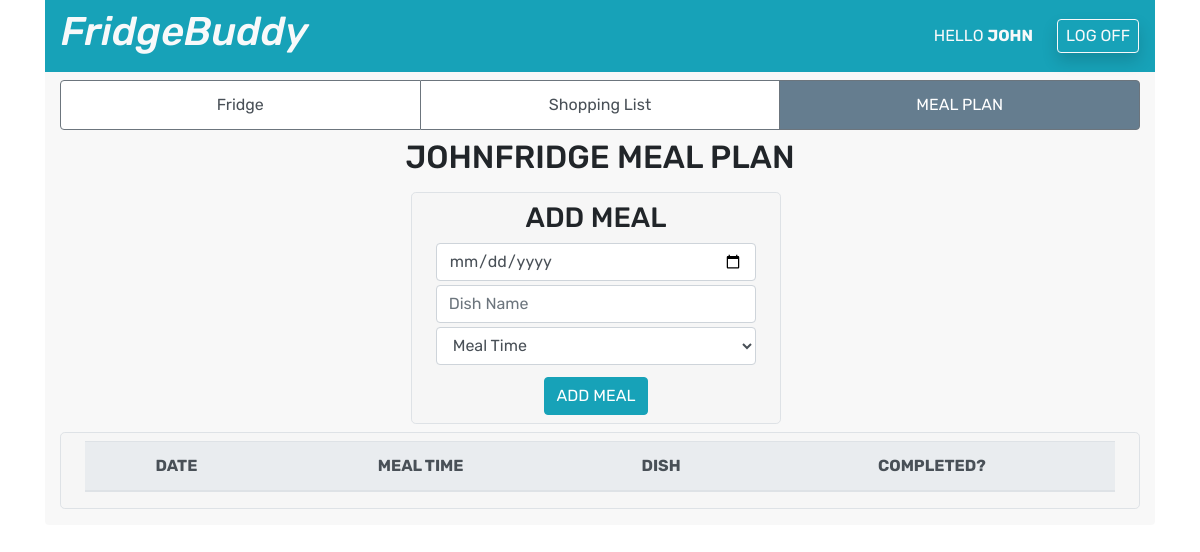
The page /meal_plan/ (signed in) on the database as committed earlier.
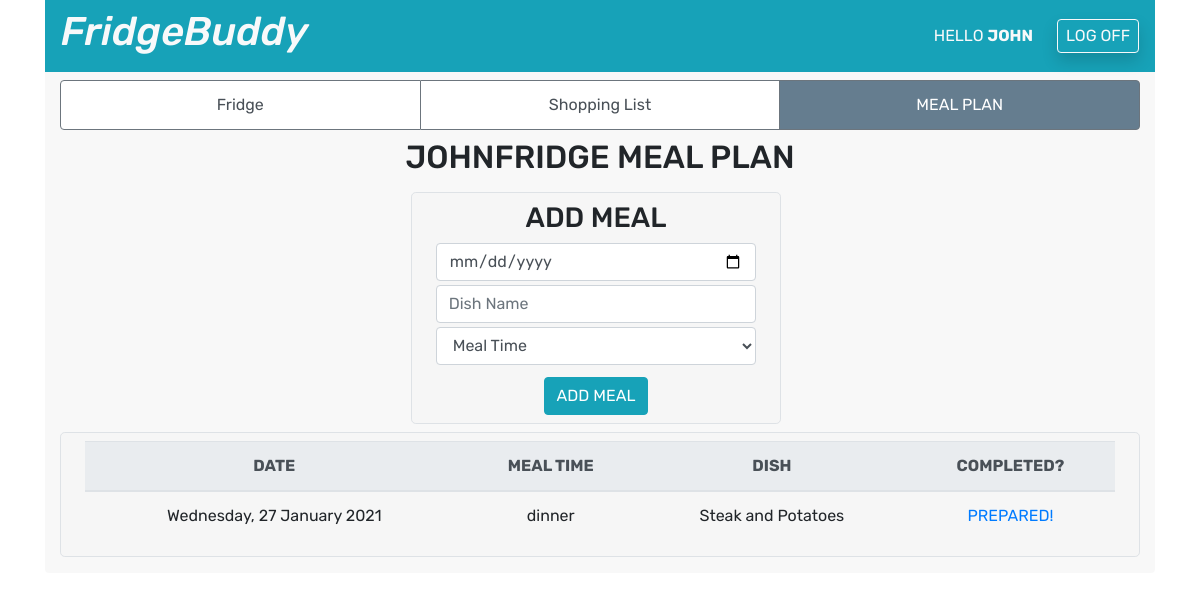
The same page on the database as committed later.
### login_and_rego/models.py (models this page shows)
class User(models.Model):
    first_name = models.CharField(max_length=60)
    last_name = models.CharField(max_length=60)
    email = models.EmailField(max_length=100)
    password = models.CharField(max_length=100)
    fridge = models.ForeignKey(Fridge, related_name="members", on_delete=models.CASCADE, null=True)
    created_at = models.DateTimeField(auto_now_add=True)
    updated_at = models.DateTimeField(auto_now=True)
    objects = UserManager()

### fridge/models.py (models this page shows)
class Fridge(models.Model):
    name = models.CharField(max_length=255)
    password = models.CharField(max_length=255)
    created_at = models.DateTimeField(auto_now_add=True)
    last_updated = models.DateTimeField(auto_now=True)
    objects = FridgeManager()

### meal_plan/models.py (models this page shows)
class Meal(models.Model):
    name = models.CharField(max_length=255)
    date = models.DateTimeField()
    meal_time = models.CharField(max_length=30)
    meal_plan = models.ForeignKey(MealPlan, related_name="meals", on_delete=models.CASCADE)
    created_at = models.DateTimeField(auto_now_add=True)
    last_updated = models.DateTimeField(auto_now=True)
    objects = MealManager()

### meal_plan/views.py (the view)
# urls.py: path('', views.meal_plan_dash),
def meal_plan_dash(request):
    if 'user_id' not in request.session:
        request.session['not_logged_in'] = "Please log in for access"
        return redirect('/login_page')
    context = {
        "online_user": User.objects.get(id=request.session['user_id']),
        "fridge": User.objects.get(id=request.session['user_id']).fridge,
        "meals": User.objects.get(id=request.session['user_id']).fridge.meal_plan.meals.all().order_by('date')
    }
    return render(request, 'meal_plan.html', context)

### meal_plan/templates/meal_plan.html (shortened to what this page needs)
<!DOCTYPE html>
<html lang="en">
<head>
    <link rel="stylesheet" href="https://cdn.jsdelivr.net/npm/bootstrap@4.5.3/dist/css/bootstrap.min.css">
</head>
<body>
    <div class="container">
        <nav class="navbar bg-info text-light">
            <h1><em>FridgeBuddy</em></h1>
            <span class="navbar-text ml-auto mr-4">
                HELLO <strong>{{ online_user.first_name|upper }}</strong>
            </span>
            <button onclick="location.href='/log_out'" type="button" class="btn btn-outline-light shadow btn-md pt-1 pb-1 px-2">LOG OFF</button>
        </nav>
        <div class="container rounded-bottom pb-3" style="background-color: rgba(245, 245, 245, 0.7)">
            <div class="row text-center">
                <div class="col">
                    <div class="list-group list-group-horizontal mt-2">
                        <a href="/fridge/inventory" class="list-group-item list-group-item-action border-secondary">Fridge</a>
                        <a href="/shopping_list" class="list-group-item list-group-item-action border-secondary">Shopping List</a>
                        <a href="/meal_plan" class="list-group-item list-group-item-action border-secondary active disabled">MEAL PLAN</a>
                    </div>
                </div>
            </div>
            <div class="row">
                <div class="col">
                    <h2 class="mx-2 my-2 text-center">{{fridge.name|upper}} MEAL PLAN</h2>
                </div>
            </div>
            <div class="container">
                <div class="row">
                    <div class="col"></div>
                    <div class="col text-center border mt-2 mr-2 rounded-lg pt-2 px-4" style="background-color: rgba(245, 245, 245, 0.7)">
                        <h3>ADD MEAL</h3>
                        <form class="form text-center" action="/meal_plan/add_meal" method="POST">
                            <input class="form-control mb-1" type="date" name="dish_date" placeholder="DATE">
                            <input class="form-control mb-1" type="text" name="dish_name" placeholder="Dish Name">
                            <select class="form-control mb-1" name="dish_time">
                                <option value="">Meal Time</option>
                            </select>
                            <button class="btn btn-info my-2" type="submit">ADD MEAL</button>
                        </form>
                    </div>
                    <div class="col"></div>
                </div>
                <div class="row">
                    <div class="col text-center border mt-2 rounded-lg pt-2 px-4" style="background-color: rgba(245, 245, 245, 0.7)">
                        <table class="table">
                            <thead class="thead-light">
                                <th>DATE</th>
                                <th>MEAL TIME</th>
                                <th>DISH</th>
                                <th>COMPLETED?</th>
                            </thead>
                            {% for meal in meals %}
                            <tr>
                                <td>{{meal.date|date:'l, j F Y'}}</td>
                                <td>{{meal.meal_time}}</td>
                                <td>{{meal.name}}</td>
                                <td><a href="/meal_plan/remove_meal/{{meal.id}}">PREPARED!</a></td>
                            </tr>
                            {% endfor %}
                        </table>
                    </div>
                </div>
            </div>
        </div>
    </div>
</body>
</html>

### meal_plan/templates/meal_plan.html (style rules this page uses)
* { font-family: 'Rubik', sans-serif; }
body { background-image: url('https://cdn.hipwallpaper.com/i/14/86/JyYN9l.jpeg'); background-repeat: no-repeat; background-size: cover; }
.list-group-item.active { z-index:2; color:#ffffff; background-color:#657d8f; border-color:#657d8f; }

Rows that differ between the two databases and show on the page:
added Meal: date "Wednesday, 27 January 2021", meal_time "dinner", name "Steak and Potatoes"
